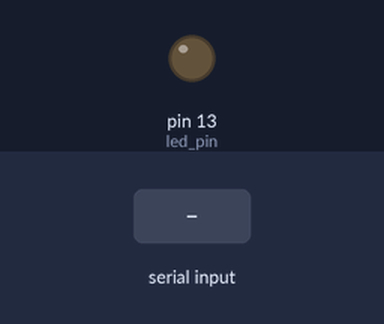
A sketch run on a simulated Arduino Uno, built with avr-gcc and run on an emulated ATmega328P. Parts: output pins drawn as LEDs (lit = HIGH). Inputs (shaded band) come from the test bench. What the sketch prints to the serial monitor is not drawn.

Above: at 1.2 s.
1.3 s: "1" received over Serial
At 1.43 s:
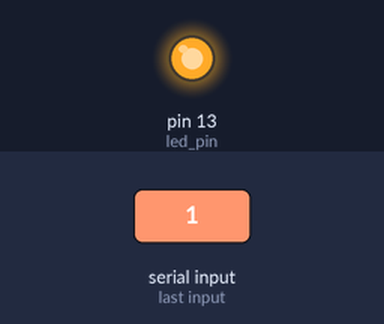
3.0 s: "?" received over Serial
Timing chart, 0 to 6.0 s (numbered marks = the images above; inputs shaded):
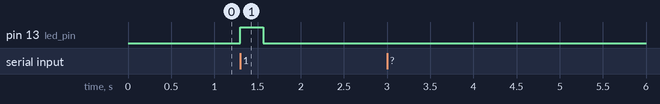

The sketch:

IRKbroAverMediaSerialControl.ino
```cpp
// (licence header left out)
#include <avr/pgmspace.h>
#include <IRremote.h>

#define KBRO 123

static unsigned int kbro_one[71] PROGMEM = {232, 888, 232, 2244, 220, 756, 228, 2788, 232, 1292, 224, 1300, 224, 1432, 232, 1836, 224, 14268, 228, 888, 284, 2596, 224, 756, 228, 748, 232, 748, 224, 888, 232, 748, 224, 752, 232, 15412, 228, 888, 232, 2244, 224, 752, 232, 2788, 232, 1288, 228, 1296, 228, 1428, 232, 1836, 224, 14268, 232, 884, 220, 1572, 228, 1840, 228, 752, 220, 756, 228, 884, 224, 756, 228, 748, 232};    //KBRO_ONE
static unsigned int kbro_two[71] PROGMEM = {232, 888, 232, 2240, 228, 752, 228, 2788, 224, 1300, 228, 1292, 232, 1428, 224, 1840, 232, 14264, 224, 892, 224, 2520, 232, 748, 224, 752, 232, 748, 224, 1024, 228, 752, 220, 756, 228, 15452, 224, 892, 228, 2248, 228, 748, 228, 2792, 228, 1292, 224, 1300, 224, 1432, 232, 1836, 224, 14268, 232, 884, 224, 1436, 224, 1840, 232, 744, 228, 752, 228, 1020, 224, 756, 228, 748, 224};
static unsigned int kbro_three[71] PROGMEM = {232, 888, 232, 2240, 224, 756, 228, 2788, 232, 1292, 224, 1296, 232, 1428, 224, 1844, 224, 14268, 232, 884, 224, 2384, 232, 748, 224, 752, 228, 752, 304, 1080, 228, 752, 232, 744, 228, 15444, 224, 896, 224, 2248, 232, 748, 224, 2792, 228, 1296, 232, 1288, 224, 1436, 228, 1836, 224, 14272, 228, 884, 224, 1300, 224, 1840, 232, 748, 224, 752, 232, 1156, 224, 752, 312, 664, 224};
static unsigned int kbro_four[71] PROGMEM = {224, 896, 224, 2248, 228, 752, 316, 2700, 224, 1300, 228, 1292, 224, 1436, 228, 1840, 228, 14264, 308, 808, 228, 2244, 224, 756, 228, 748, 232, 744, 228, 1296, 232, 748, 224, 752, 316, 15356, 228, 888, 232, 2244, 224, 752, 312, 2708, 232, 1288, 228, 1296, 228, 1432, 224, 1840, 228, 14268, 232, 880, 228, 1160, 228, 1836, 224, 752, 316, 664, 308, 1212, 232, 748, 224, 752, 228};
static unsigned int kbro_five[71] PROGMEM = {224, 896, 220, 2252, 228, 752, 228, 2788, 224, 1300, 228, 1292, 224, 1436, 224, 1840, 232, 14264, 224, 892, 228, 2108, 224, 752, 232, 748, 224, 752, 312, 1348, 232, 748, 308, 668, 316, 15360, 228, 892, 228, 2244, 232, 748, 224, 2792, 228, 1296, 232, 1292, 224, 1432, 232, 1836, 224, 14268, 228, 888, 224, 1024, 228, 1840, 232, 744, 228, 752, 232, 1424, 224, 756, 228, 748, 224};
static unsigned int kbro_six[71] PROGMEM = {224, 892, 224, 2252, 228, 748, 232, 2788, 224, 1296, 232, 1292, 224, 1432, 228, 1840, 232, 14260, 228, 888, 232, 1972, 224, 752, 232, 748, 224, 752, 228, 1568, 220, 756, 228, 752, 220, 15420, 232, 888, 232, 2240, 228, 752, 228, 2788, 224, 1300, 228, 1292, 232, 1428, 224, 1840, 232, 14264, 224, 888, 232, 884, 224, 1844, 228, 748, 232, 744, 228, 1568, 232, 748, 224, 752, 232};  //KBRO_SIX, limit
static unsigned int kbro_seven[71] PROGMEM = {224, 892, 224, 2252, 228, 748, 224, 2796, 224, 1296, 232, 1292, 228, 1428, 228, 1840, 232, 14264, 224, 888, 232, 1836, 224, 752, 312, 668, 304, 672, 312, 1616, 236, 744, 312, 664, 316, 15344, 224, 892, 224, 2252, 228, 748, 236, 2784, 224, 1296, 232, 1292, 224, 1432, 228, 1840, 220, 14272, 232, 884, 232, 748, 224, 1840, 232, 748, 224, 752, 312, 1616, 224, 756, 228, 752, 220};
static unsigned int kbro_eight[71] PROGMEM = {232, 884, 224, 2252, 228, 752, 228, 2788, 224, 1296, 232, 1292, 224, 1432, 228, 1840, 232, 14264, 224, 888, 232, 1700, 224, 752, 228, 752, 304, 672, 312, 1756, 228, 748, 228, 752, 228, 15428, 224, 896, 220, 2252, 228, 752, 228, 2788, 224, 1300, 228, 1292, 224, 1436, 224, 1840, 232, 14264, 224, 888, 232, 2788, 232, 1832, 228, 752, 232, 744, 228, 1840, 228, 748, 308, 620, 344};
static unsigned int kbro_nine[71] PROGMEM = {232, 888, 232, 2240, 224, 756, 228, 2788, 224, 1300, 224, 1296, 232, 1428, 224, 1840, 228, 14268, 224, 888, 228, 1568, 232, 744, 312, 668, 312, 664, 312, 1892, 228, 748, 224, 756, 312, 15384, 232, 888, 228, 2248, 220, 756, 228, 2788, 232, 1292, 224, 1300, 228, 1428, 224, 1844, 224, 14268, 232, 884, 224, 2660, 228, 1836, 232, 744, 228, 752, 316, 1884, 228, 752, 228, 748, 224};
static unsigned int kbro_zero[71] PROGMEM = {224, 896, 224, 2248, 228, 752, 232, 2784, 228, 1296, 228, 1292, 224, 1436, 228, 1836, 232, 14264, 224, 892, 228, 2788, 236, 744, 228, 748, 232, 748, 224, 752, 232, 748, 224, 752, 232, 15424, 232, 888, 224, 2252, 224, 752, 232, 2784, 228, 1296, 228, 1292, 232, 1428, 224, 1840, 232, 14264, 224, 892, 228, 1700, 224, 1844, 224, 752, 316, 664, 224, 752, 232, 744, 228, 752, 228};    //KBRO_ZERO
static unsigned int kbro_back[71] PROGMEM = {232, 888, 224, 2248, 224, 780, 200, 2792, 232, 1292, 232, 1288, 232, 1428, 232, 1832, 232, 14264, 228, 888, 224, 1568, 228, 776, 204, 776, 204, 1020, 228, 1700, 232, 772, 196, 780, 200, 15520, 228, 892, 224, 2252, 228, 748, 224, 2796, 228, 1292, 228, 1292, 232, 1428, 228, 1840, 224, 14268, 224, 892, 224, 2656, 232, 1836, 228, 748, 232, 1020, 220, 1708, 232, 744, 224, 780, 200};  //KBRO_BACK
static unsigned int ram_buf[71];

struct ir_entry {
  char input_byte;
  long decode_type;
  long ir_code;
  unsigned int *raw_code;
  unsigned int delay_ms;
};

static struct ir_entry ir_map[] = {
  /* KBRO box */
  {'0', KBRO, -1, kbro_zero, 200},
  {'1', KBRO, -1, kbro_one, 200},
  {'2', KBRO, -1, kbro_two, 200},
  {'3', KBRO, -1, kbro_three, 200},
  {'4', KBRO, -1, kbro_four, 200},
  {'5', KBRO, -1, kbro_five, 200},
  {'6', KBRO, -1, kbro_six, 200},
  {'7', KBRO, -1, kbro_seven, 200},
  {'8', KBRO, -1, kbro_eight, 200},
  {'9', KBRO, -1, kbro_nine, 200},
  {'b', KBRO, -1, kbro_back, 200},
  /* Avermedia box */
  {'R', NEC, 0xBFC0C03F, 0, 200},  // Record
  {'E', NEC, 0xBFC0B04F, 0, 200},  // ESC
  {'S', NEC, 0xBFC050AF, 0, 200},  // Stop
  {'M', NEC, 0xBFC0F807, 0, 200},  // MENU
  {'F', NEC, 0xBFC0AA55, 0, 200},  // F1
  {'O', NEC, 0xBFC0E01F, 0, 200},  // OK
  {'P', NEC, 0xBFC028D7, 0, 200},  // Power
  {'-', -1, -1, 0, 0},            // MAP_END
};

const int led_pin=13;
IRsend irsend;
char input_byte;

void setup() {
  pinMode(led_pin, OUTPUT);
  Serial.begin(115200);
}

void loop() {
  while (Serial.available()) {
    int i=0;
    input_byte = Serial.read();
    if (input_byte == '?') {
      Serial.println("Avermedia");
      return;
    }
    while (ir_map[i].input_byte != '-') {
      if (input_byte == ir_map[i].input_byte) {
        digitalWrite(led_pin, HIGH);
       // Serial.println("HIGH");
        if (ir_map[i].decode_type == NEC) {
          irsend.sendNEC(ir_map[i].ir_code, 32);
          delay(ir_map[i].delay_ms);
        }
        if (ir_map[i].decode_type == KBRO) {
          memcpy_P (ram_buf, ir_map[i].raw_code, 71);
          irsend.sendRaw(ram_buf, 71, 38);
          delay(ir_map[i].delay_ms);
        }
     //   Serial.println("LOW");
        digitalWrite(led_pin, LOW);
        break;
      }
      i++;
    }
    // Serial.println("break out");
  }
}
```

Measured:
- after the input at 1.3 s, pin 13 (led_pin): LOW → HIGH at once, → LOW 0.27 s later
- after the input at 3.0 s, every drawn part: stays the same
